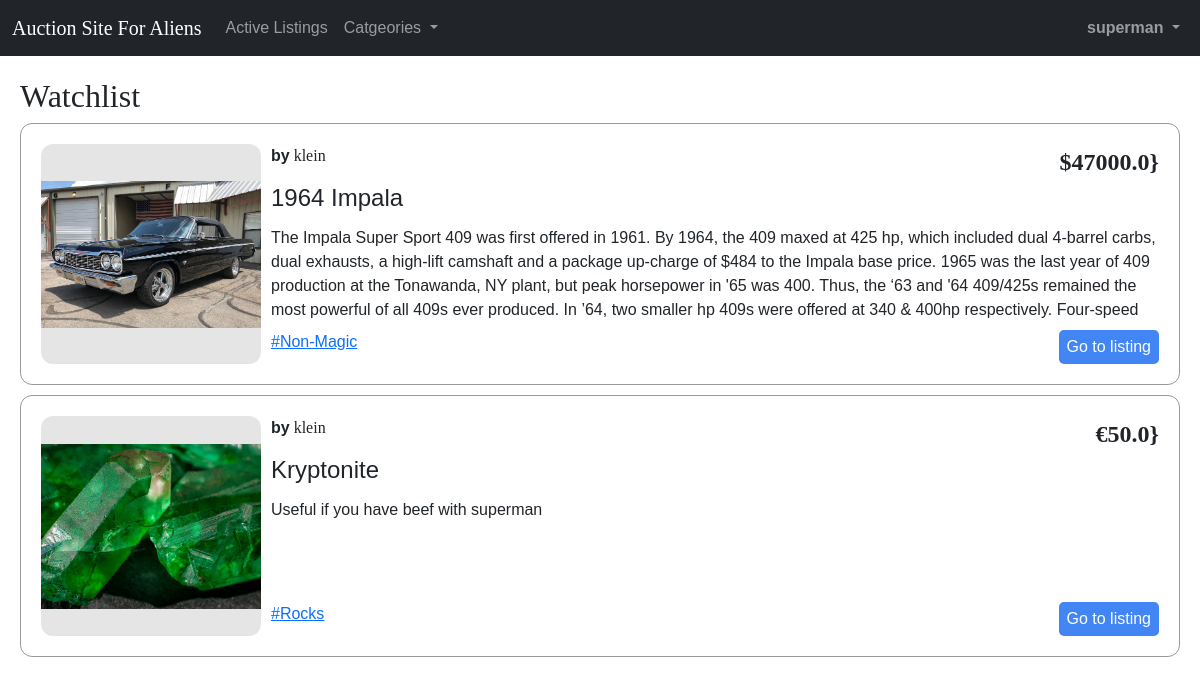
/watchlist (signed in), run on an earlier commit of the app's database.
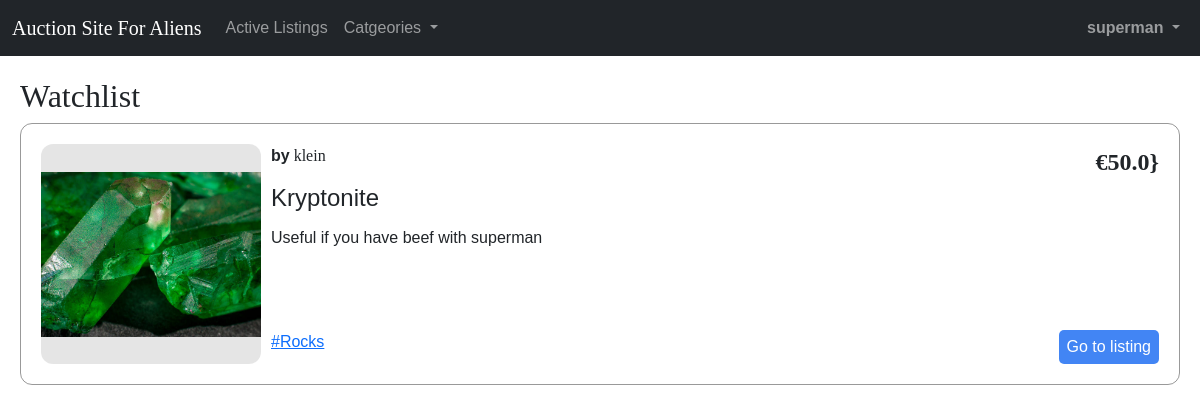
And on a later commit of the database.
### auctions/models.py (models this page shows, shortened)
class AuctionListing(models.Model):
    user = models.ForeignKey(User, on_delete=models.CASCADE, related_name="user_listings")
    w_users = models.ManyToManyField(User, blank=True, related_name="watchlist")
    title = models.CharField(max_length=128)
    description = models.TextField(null=True)
    image = models.ImageField(upload_to='pics', null=True)
    category = models.ForeignKey('AuctionCategory', on_delete=models.SET_NULL, null=True, related_name="ac_listings")
    bid = models.FloatField()
    active = models.BooleanField(default=True)
    winner = models.ForeignKey(User, on_delete=models.SET_NULL, null=True, related_name="won_listings")
    currency = models.ForeignKey('Currency', on_delete=models.SET_NULL, null=True, related_name="cu_listings")

class User(AbstractUser):
    def __str__(self):
        return f"{self.id}: {self.username}"

class Currency(models.Model):
    name = models.CharField(max_length=64)
    symbol = models.CharField(max_length=8)

class AuctionCategory(models.Model):
    name = models.CharField(max_length=64)

### auctions/views.py (the view)
# urls.py: path('watchlist', views.watchlist, name='watchlist'),
@login_required
def watchlist(request):
    return render(request, 'auctions/watchlist.html')

### auctions/context_processors.py (called while the page is built)
def categories_processor(request):
    categories = AuctionCategory.objects.all()
    return {'categories': categories}

### auctions/templates/auctions/watchlist.html (shortened to what this page needs)
{% extends "auctions/layout.html" %}
{% block body %}
    <h2 id="page-title">Watchlist</h2>
    <ul id="my-listings">
        {% for listing in user.watchlist.all %}
            <li class="listing">
                <div class="image-box">
                    {% if listing.image %}
                        <img src="{{ listing.image.url }}" alt="{{ listing.title }}" class="image">
                    {% else %}
                        <h5>No Image</h5>
                    {% endif %}
                </div>
                <div class="info">
                    <div class="info-top">
                        <div class="byuser"><strong>by</strong> {{ listing.user.username }}</div>
                        <div class="price"> {{ listing.currency.symbol }}{{ listing.bid }}} </div>
                    </div>
                    <div class="info-bottom">
                        <div class="title">{{ listing.title }}</div>
                        <div class="dsc">{{ listing.description }}</div>
                    </div>
                    <div class="info-footer">
                        {% if listing.category %}
                            <a href="{% url 'categories' listing.category.name %}" class="category-tag">#{{ listing.category.name }}</a>
                        {% endif %}
                        <a href="{% url 'listing_page' listing.id %}" class="go-to-listing">Go to listing</a>
                    </div>
                </div>
            </li>
        {% endfor %}
    </ul>
{% endblock %}

What changed in the data, as far as the page shows it:
removed AuctionListing: image (picture), user.username "klein", currency.symbol "$", bid "47000.0", title "1964 Impala", description "The Impala Super Sport 409 was first offered in 1961. By 1964, the 409 maxed at 425 hp, which included dual 4-barrel carbs, dual exhausts, a high-lift camshaft and a package up-charge of $484 to the Impala base price. 1965 was the last year of 409 production at the Tonawanda, NY plant, but peak horsepower in '65 was 400. Thus, the ‘63 and '64 409/425s remained the most powerful of all 409s ever produced. In ’64, two smaller hp 409s were offered at 340 & 400hp respectively. Four-speed…", category.name "Non-Magic"
